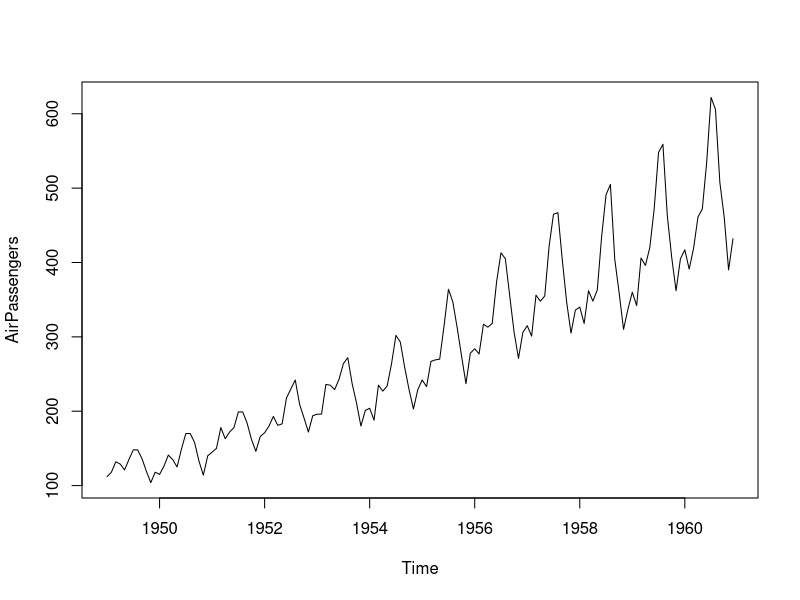
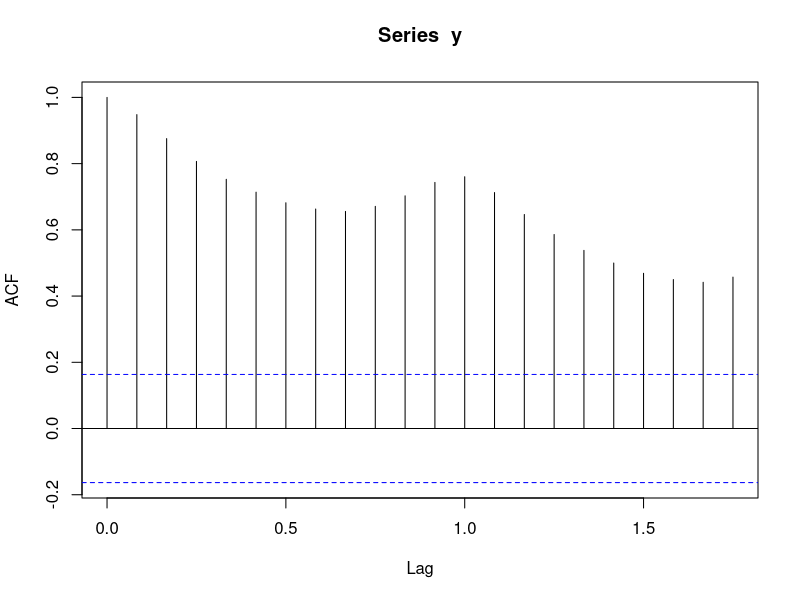
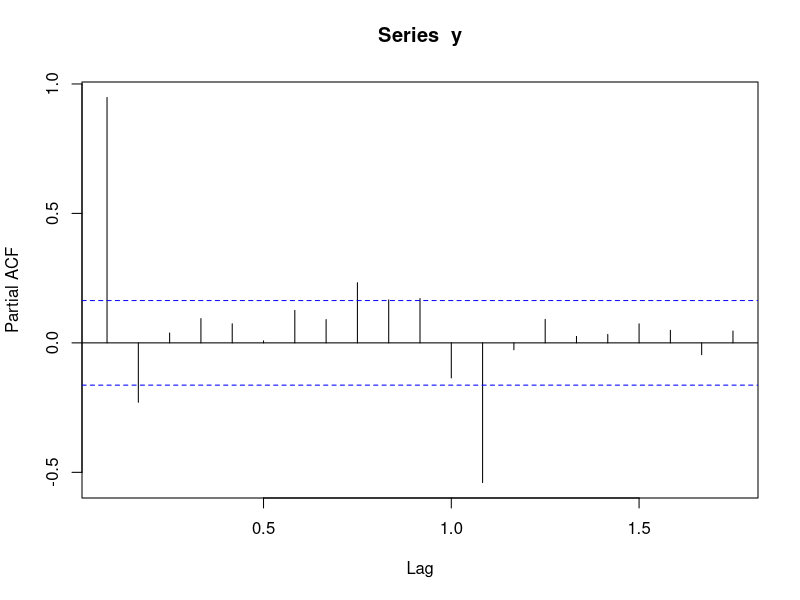
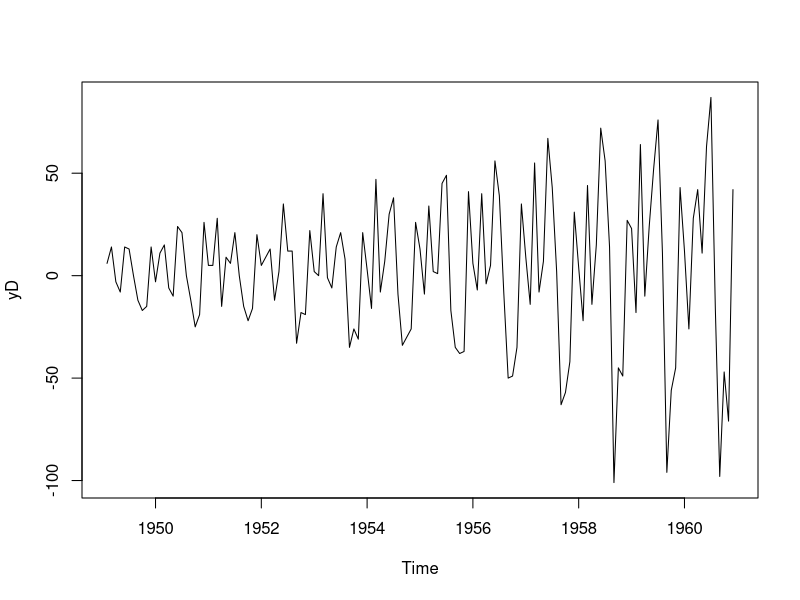
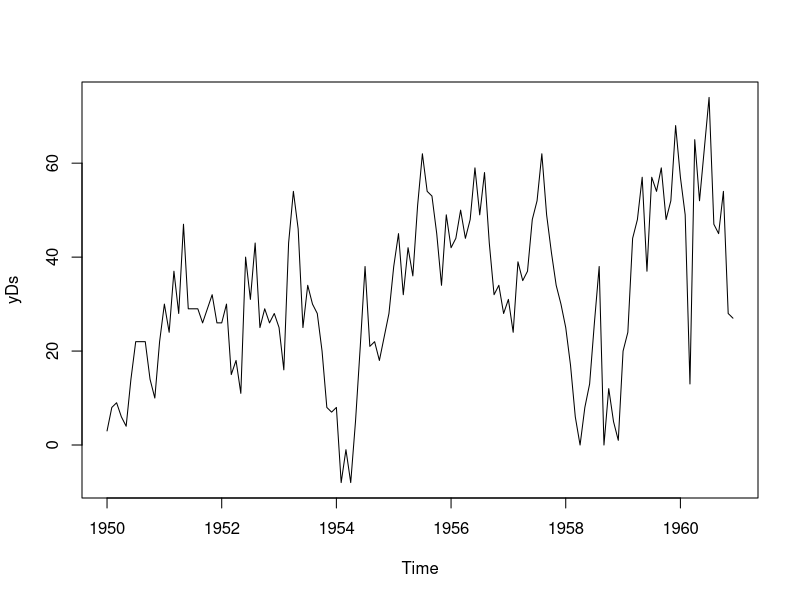
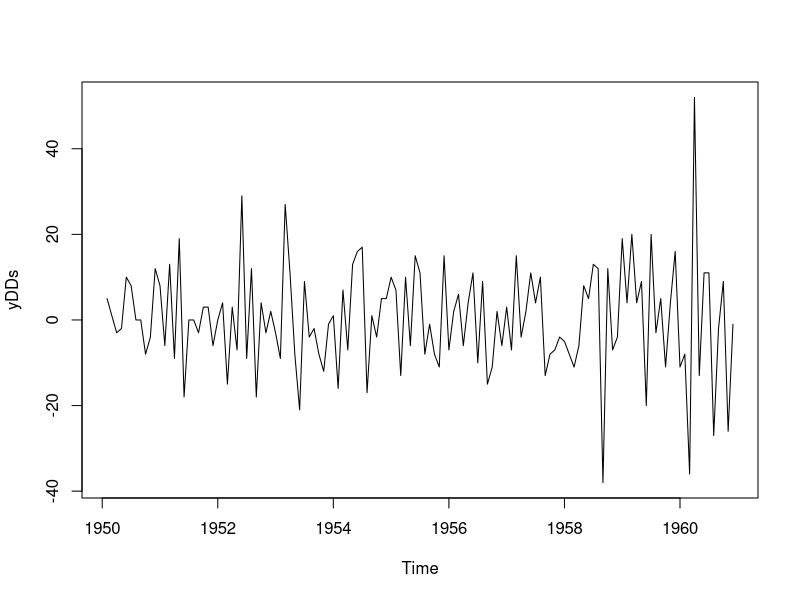
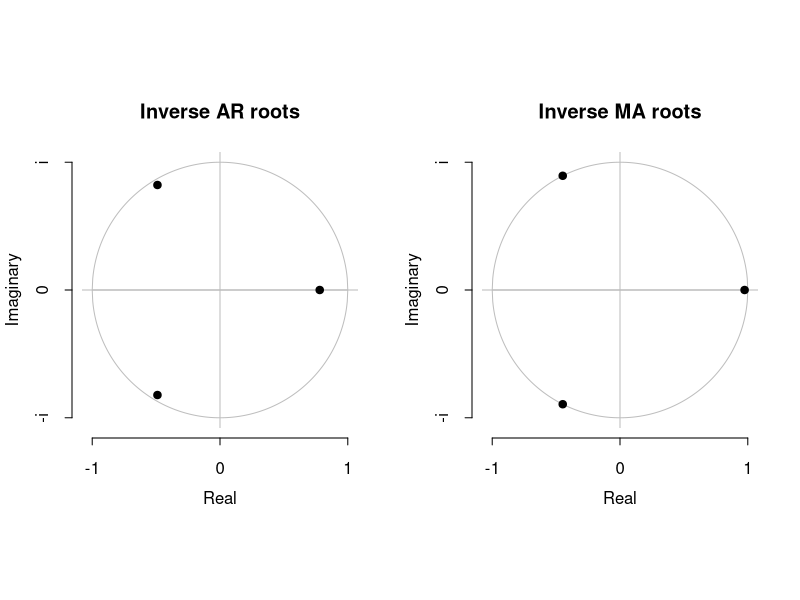
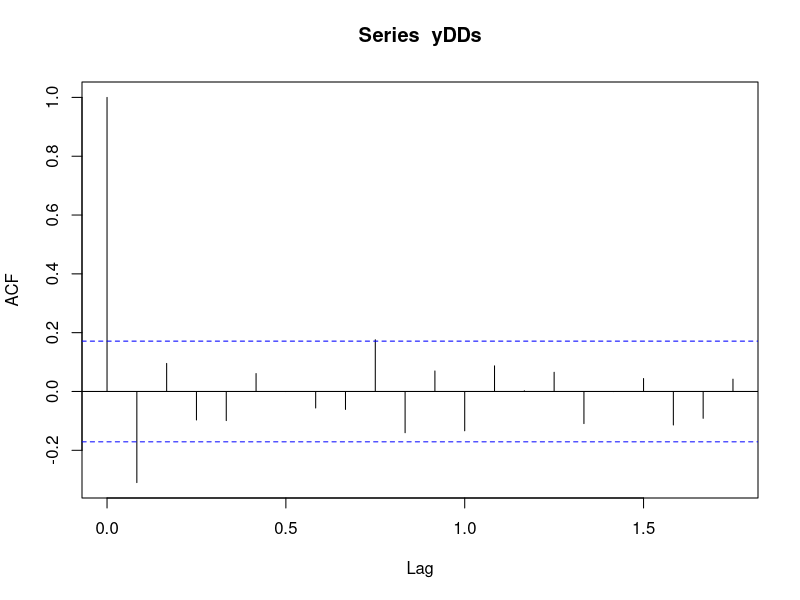

Source code (R) for these figures, in order:
## ---- chunk 1
knitr::opts_chunk$set(echo = TRUE)
## ---- chunk 2
library(forecast)
## ---- chunk 3
class(AirPassengers)
## ---- chunk 4
AirPassengers
## ---- chunk 5
plot(AirPassengers)
## ---- chunk 6
y <- AirPassengers
## ---- chunk 7
acf(y)
pacf(y)
## ---- chunk 8
yD <- diff(y) # Differencing in levels, also called first differencing
plot(yD)
## ---- chunk 9
# Seasonal differencing. This is a monthly time series, 
# and 12 corresponds to the seasonal periodicity.
yDs <- diff(y,12) 
plot(yDs)
## ---- chunk 10
yDDs <- diff(diff(y,12)) 
plot(yDDs)
## ---- chunk 11
nsdiffs(y)
## ---- chunk 12
ndiffs(yDs)
## ---- chunk 13
Arima(yDDs,order=c(1,0,0))
## ---- chunk 14
Arima(y,order=c(1,1,0),seasonal=c(0,1,0))
## ---- chunk 15
# Initialise a variable to store the results
models <- list()
# For now, I will not deal with the seasonal part.
# I will instead try to find models with AR from 0 to 3,
# and MA from 0 to 3. To do this I will use two loops, 
# one for the AR and one for the MA. 
AR <- MA <- 0:3
k <- 1 # A simple index to help me go through the list

# The loops start here
for (i in 1:length(AR)){ # length(AR) gives me the size of AR variable
  for (j in 1:length(MA)){
    models[[k]] <- Arima(y,order=c(i,1,j),seasonal=c(0,1,0))
    # Note that with lists we use double square brackets [[ ]]
    k <- k + 1 # This simple index makes my life easy with the list
  }
}
## ---- chunk 16
models[[10]]
## ---- chunk 17
models[[10]]$aicc
## ---- chunk 18
AICc <- sapply(models,function(x){x$aicc})
AICc
## ---- chunk 19
which.min(AICc)
## ---- chunk 20
selModel <- models[[11]]
selModel
## ---- chunk 21
autoModel <- auto.arima(y)
autoModel
## ---- chunk 22
plot(selModel)
## ---- chunk 23
acf(yDDs)
pacf(yDDs)
## ---- chunk 24
frc <- forecast(selModel,h=24)
frc
## ---- chunk 25
plot(frc)
## ---- chunk 26
names(frc)
## ---- chunk 27
frc$mean
## ---- chunk 28
plot(wineind)
